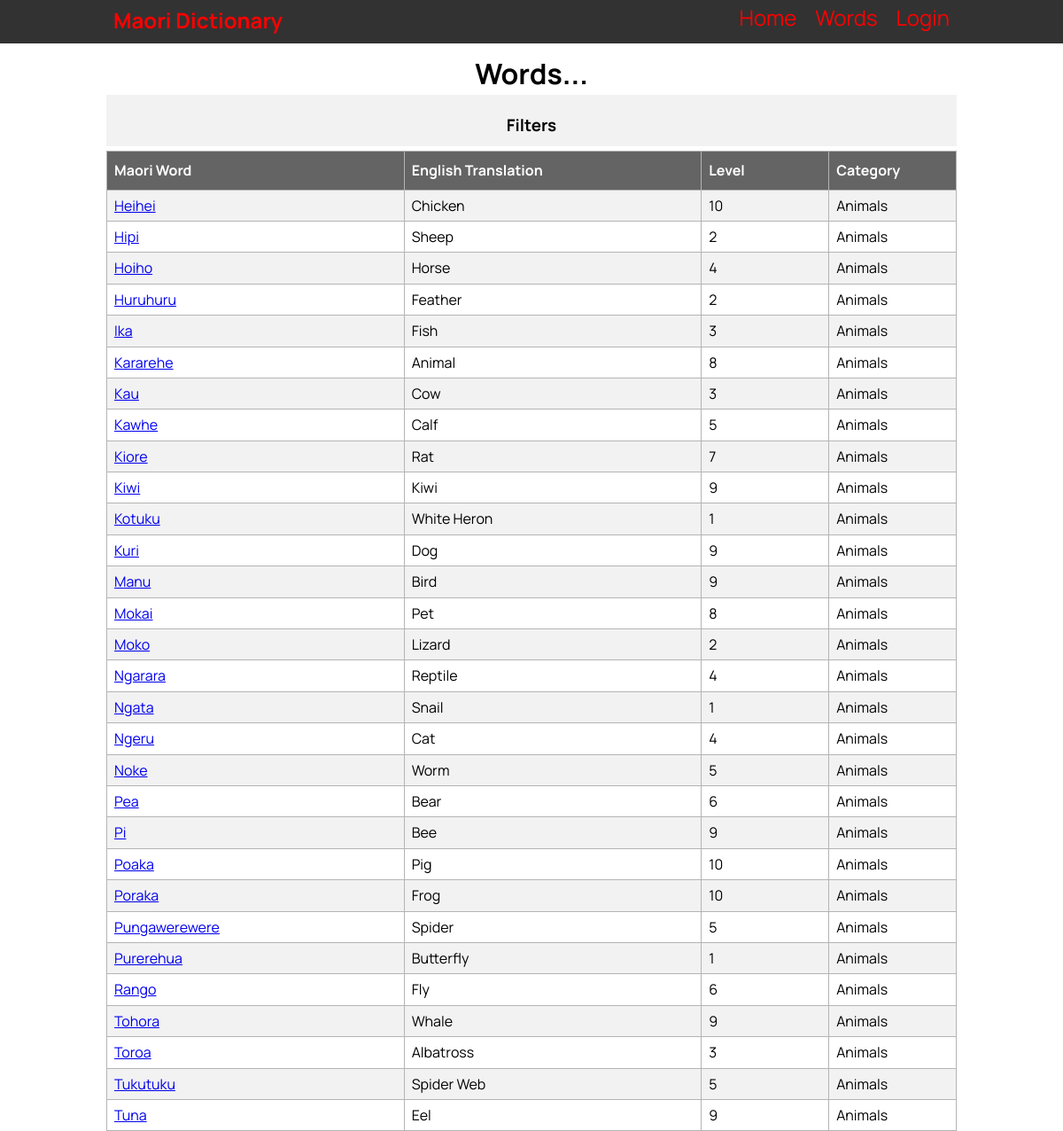
The app's page /word_list/2_0 with its own data.
### tables this page shows
CREATE TABLE "vocab_list"
(
    id                  integer
        constraint vocab_list_pk
            primary key autoincrement,
    maori_word          varchar(30),
    english_translation varchar(30),
    category            varchar(30),
    definition          varchar(100),
    level               integer,
    last_edited_time    date,
    last_edited_user    varchar(60)
, image_name varchar(30));

### app.py (the view)
@app.route('/word_list/<category_id>_<level_id>')
def render_word_list(category_id, level_id):
    con = create_connection(DATABASE)
    cur = con.cursor()
    query = "SELECT id, name FROM category"
    cur.execute(query)
    category_list = cur.fetchall()
    query = "SELECT id, number FROM level"
    cur.execute(query)
    level_list = cur.fetchall()
    category = category_list[int(category_id) - 1][1]
    level = int(level_id)
    if category_id == "0" and level_id == "0":
        query = "SELECT id, maori_word, english_translation, category, level FROM vocab_list"
        cur.execute(query)
    elif category_id != "0" and level_id == "0":
        query = "SELECT id, maori_word, english_translation, category, level FROM vocab_list WHERE category=?"
        cur.execute(query, (category,))
    elif category_id == "0" and level_id != "0":
        query = "SELECT id, maori_word, english_translation, category, level FROM vocab_list WHERE level=?"
        cur.execute(query, (level,))
    else:
        query = "SELECT id, maori_word, english_translation, category, level FROM vocab_list WHERE category=? AND level=?"
        cur.execute(query, (category, level))
    word_list = cur.fetchall()
    con.close()
    word_list = reformat_word_list(word_list)
    category_list = reformat_category_list(category_list)
    return render_template('word_list.html', page_name='Words', logged_in=is_logged_in(), admin=is_admin(),
                           word_list=word_list, category_list=category_list, level_list=level_list,
                           current_category=category_id, current_level=level_id)

### app.py (called while the page is built)
def create_connection(db_file):
    try:
        connection = sqlite3.connect(db_file)
        return connection
    except Error as e:
        print(e)
    return None

def is_logged_in():
    if session.get('email') is None:
        return False
    else:
        return True

def is_admin():
    if is_logged_in():
        if session.get('role') == "Teacher" or session.get('role') == "Admin":
            return True
        else:
            return False
    else:
        return False

def reformat_word_list(words):
    word_list = []
    for word in words:
        word = (word[0], str(word[1]).title(), str(word[2]).title(), str(word[3]).title(), word[4])
        word_list.append(word)
    return word_list

def reformat_category_list(categories):
    category_list = []
    for category in categories:
        category = (category[0], str(category[1]).title())
        category_list.append(category)
    return category_list

### templates/word_list.html (shortened to what this page needs)
{% extends "base.html" %}
{% block pageheading %}Words...{% endblock %}
{% block main %}
<div class="container">
  <button type="button" class="collapsible"><h3>Filters</h3></button>
</div>
<table id="word_list">
  <tr>
    <th style="width:35%">Maori Word</th>
    <th style="width:35%">English Translation</th>
    <th style="width:15%">Level</th>
    <th style="width:15%">Category</th>
  </tr>
  {% for word in word_list %}
    <tr>
      <td><a href="/individual_word/{{ word[0] }}">{{ word[1] }}</a></td>
      <td>{{ word[2] }}</td>
      <td>{{ word[4] }}</td>
      <td>{{ word[3] }}</td>
    </tr>
  {% endfor %}
</table>
{% endblock %}

### static/MDW.css (style rules this page uses)
* { font-family: 'Manrope', sans-serif; padding: 0; margin: 0; box-sizing: border-box; }
body { background-color: rgb(255, 255, 255); }
.container { width: 80vw; margin: auto; }
.container::after { content: ""; clear: both; display: table; }
h3, h4 { text-align: center; margin: 1.5rem 0 0.5rem 0; }
.collapsible { background-color: #f2f2f2; cursor: pointer; padding-bottom: 5px; width: 100%; outline: none; border: none; margin-top: 5px; margin-bottom: 5px; }
table { font-family: Arial, Helvetica, sans-serif; border-collapse: collapse; width: 100%; }
td, th { border: 1px solid #b4b4b4; padding: 8px; }
#word_list tr:nth-child(even) { background-color: #f2f2f2; }
#word_list th, #filterlist th, #wordinfomation .header { padding-top: 12px; padding-bottom: 12px; text-align: left; background-color: #646464; color: white; }

### records on screen
vocab_list: maori_word "Heihei", word "Chicken", level "10", category "Animals"
vocab_list: maori_word "Hipi", english_translation "Sheep", level "2", category "Animals"
vocab_list: maori_word "Hoiho", english_translation "Horse", level "4", category "Animals"
vocab_list: maori_word "Huruhuru", english_translation "Feather", level "2", category "Animals"
vocab_list: maori_word "Ika", english_translation "Fish", level "3", category "Animals"
vocab_list: maori_word "Kararehe", english_translation "Animal", level "8", category "Animals"
vocab_list: maori_word "Kau", word "Cow", level "3", category "Animals"
vocab_list: maori_word "Kawhe", english_translation "Calf", level "5", category "Animals"
vocab_list: maori_word "Kiore", english_translation "Rat", level "7", category "Animals"
vocab_list: word "Kiwi", level "9", category "Animals"
vocab_list: maori_word "Kotuku", english_translation "White Heron", level "1", category "Animals"
vocab_list: maori_word "Kuri", word "Dog", level "9", category "Animals"
vocab_list: maori_word "Manu", word "Bird", level "9", category "Animals"
vocab_list: maori_word "Mokai", english_translation "Pet", level "8", category "Animals"
vocab_list: maori_word "Moko", english_translation "Lizard", level "2", category "Animals"
vocab_list: maori_word "Ngarara", english_translation "Reptile", level "4", category "Animals"
vocab_list: maori_word "Ngata", english_translation "Snail", level "1", category "Animals"
vocab_list: maori_word "Ngeru", word "Cat", level "4", category "Animals"
vocab_list: maori_word "Noke", english_translation "Worm", level "5", category "Animals"
vocab_list: maori_word "Pea", word "Bear", level "6", category "Animals"
vocab_list: maori_word "Pi", word "Bee", level "9", category "Animals"
vocab_list: maori_word "Poaka", english_translation "Pig", level "10", category "Animals"
vocab_list: maori_word "Poraka", english_translation "Frog", level "10", category "Animals"
vocab_list: maori_word "Pungawerewere", english_translation "Spider", level "5", category "Animals"
vocab_list: maori_word "Purerehua", word "Butterfly", level "1", category "Animals"
vocab_list: maori_word "Rango", english_translation "Fly", level "6", category "Animals"
vocab_list: maori_word "Tohora", english_translation "Whale", level "9", category "Animals"
vocab_list: maori_word "Toroa", english_translation "Albatross", level "3", category "Animals"
vocab_list: maori_word "Tukutuku", english_translation "Spider Web", level "5", category "Animals"
vocab_list: maori_word "Tuna", english_translation "Eel", level "9", category "Animals"
